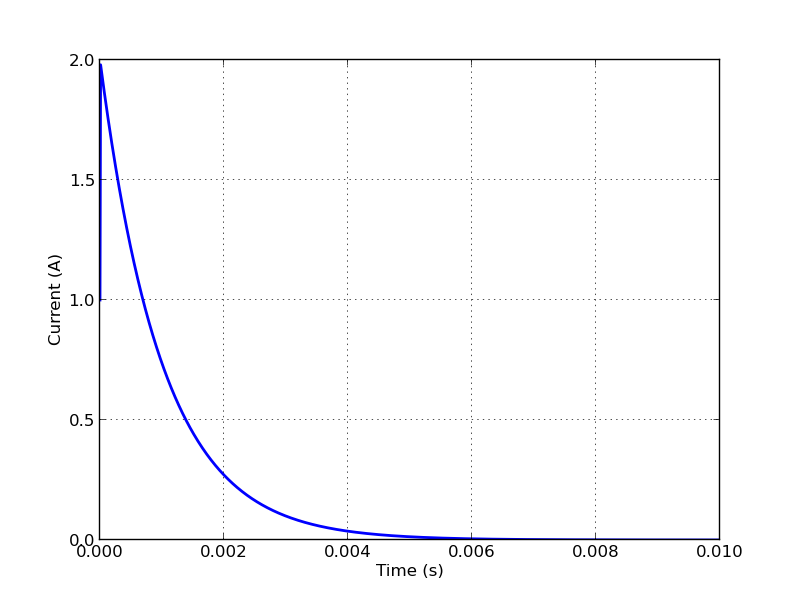

Generate this figure with Python:
from lcapy import *
from numpy import logspace
from matplotlib.pyplot import figure, savefig, show

N = V(20) + R(10) + C(1e-4)

t = np.linspace(0, 0.01, 1000)
isc = N.Isc.transient_response(t)

fig = figure()
ax = fig.add_subplot(111)
ax.plot(t, isc, linewidth=2)
ax.set_xlabel('Time (s)')
ax.set_ylabel('Current (A)')
ax.grid(True)
show()

savefig('series-VRC1-isc.png')
